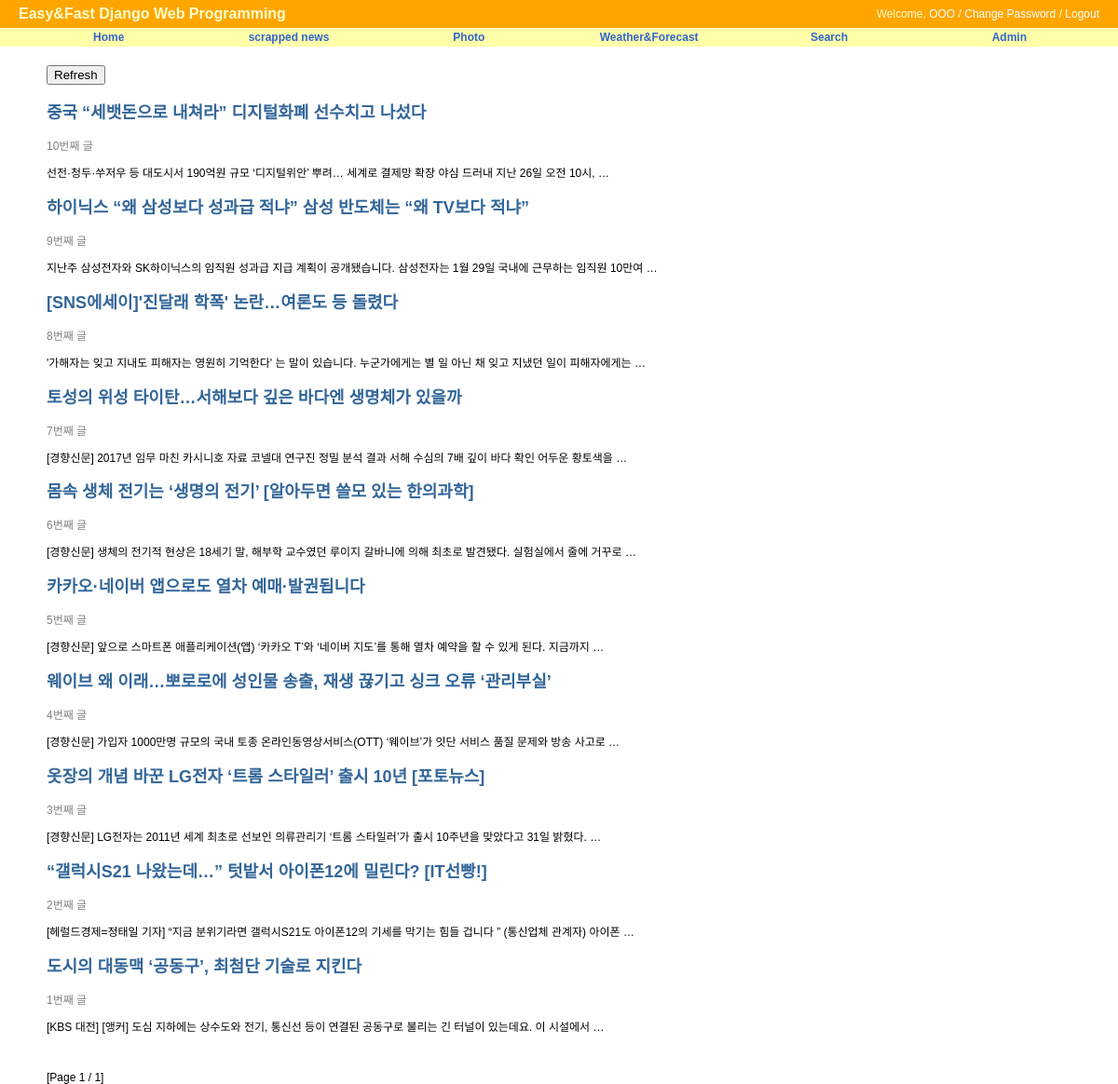
The app's page /it_news/ with its own data.
### test_app/models.py (models this page shows, shortened)
class it_news(models.Model):
    title = models.CharField(max_length=100,unique=True)
    time = models.CharField(max_length=100)
    preview = models.TextField('preview',unique=True)
    id = models.IntegerField('id',primary_key=True)
    class Meta:
        verbose_name = 'it_news_post'
        verbose_name_plural = 'it_news_posts'
        db_table = 'it_news_posts'
        ordering = ('-id',)

### test_app/views.py (the view)
# urls.py: path('', NewsLV.as_view(), name='post_all'),
class NewsLV(ListView):
    model = it_news
    template_name = "test_app/templates/test_app/post_all.html"
    context_object_name = "it_news_posts"
    paginate_by = 10

### test_app/templates/test_app/post_all.html (shortened to what this page needs)
{% extends "base.html" %}
{%block content%}
<div id ="content">
    <form action="/it_news/refresh/" method="post">
        <input type="submit" value="Refresh">
    </form>
    {% for post in it_news_posts %}
        <h2>
        <a href="{{post.get_absolute_url}}">{{post.title}}</a></h2>
        <p style = "color: gray">{{post.id}}번째 글</p>
        <p>{{post.preview}}</p>
    {% endfor %}
    <br/>
    <br>
    <div>
            [Page {{ page_obj.number }} / {{ page_obj.paginator.num_pages }}]
    </div>
</div>
{%endblock%}

### static/css/base.css (style rules this page uses)
body { font-family: "Lucida Grande", Verdana, Arial, sans-serif; font-size: 12px; }
div#content { position: absolute; top: 70px; left: 50px; right: 50px; }
a:link, a:visited { color: #369; text-decoration: none; }

### records on screen
it_news: title "중국 “세뱃돈으로 내쳐라” 디지털화폐 선수치고 나섰다", id "10", preview "선전·청두·쑤저우 등 대도시서 190억원 규모 ‘디지털위안’ 뿌려… 세계로 결제망 확장 야심 드러내 지난 26일 오전 10시, …"
it_news: title "하이닉스 “왜 삼성보다 성과급 적냐” 삼성 반도체는 “왜 TV보다 적냐”", id "9", preview "지난주 삼성전자와 SK하이닉스의 임직원 성과급 지급 계획이 공개됐습니다. 삼성전자는 1월 29일 국내에 근무하는 임직원 10만여 …"
it_news: title "[SNS에세이]'진달래 학폭' 논란…여론도 등 돌렸다", id "8", preview "'가해자는 잊고 지내도 피해자는 영원히 기억한다' 는 말이 있습니다. 누군가에게는 별 일 아닌 채 잊고 지냈던 일이 피해자에게는 …"
it_news: title "토성의 위성 타이탄…서해보다 깊은 바다엔 생명체가 있을까", id "7", preview "[경향신문] 2017년 임무 마친 카시니호 자료 코넬대 연구진 정밀 분석 결과 서해 수심의 7배 깊이 바다 확인 어두운 황토색을 …"
it_news: title "몸속 생체 전기는 ‘생명의 전기’ [알아두면 쓸모 있는 한의과학]", id "6", preview "[경향신문] 생체의 전기적 현상은 18세기 말, 해부학 교수였던 루이지 갈바니에 의해 최초로 발견됐다. 실험실에서 줄에 거꾸로 …"
it_news: title "카카오·네이버 앱으로도 열차 예매·발권됩니다", id "5", preview "[경향신문] 앞으로 스마트폰 애플리케이션(앱) ‘카카오 T’와 ‘네이버 지도’를 통해 열차 예약을 할 수 있게 된다. 지금까지 …"
it_news: title "웨이브 왜 이래…뽀로로에 성인물 송출, 재생 끊기고 싱크 오류 ‘관리부실’", id "4", preview "[경향신문] 가입자 1000만명 규모의 국내 토종 온라인동영상서비스(OTT) ‘웨이브’가 잇단 서비스 품질 문제와 방송 사고로 …"
it_news: title "옷장의 개념 바꾼 LG전자 ‘트롬 스타일러’ 출시 10년 [포토뉴스]", id "3", preview "[경향신문] LG전자는 2011년 세계 최초로 선보인 의류관리기 ‘트롬 스타일러’가 출시 10주년을 맞았다고 31일 밝혔다. …"
it_news: title "“갤럭시S21 나왔는데…” 텃밭서 아이폰12에 밀린다? [IT선빵!]", id "2", preview "[헤럴드경제=정태일 기자] “지금 분위기라면 갤럭시S21도 아이폰12의 기세를 막기는 힘들 겁니다 ” (통신업체 관계자) 아이폰 …"
it_news: title "도시의 대동맥 ‘공동구’, 최첨단 기술로 지킨다", id "1", preview "[KBS 대전] [앵커] 도심 지하에는 상수도와 전기, 통신선 등이 연결된 공동구로 불리는 긴 터널이 있는데요. 이 시설에서 …"

### other values on screen
{{ page_obj.number }} "1"
{{ page_obj.paginator.num_pages }} "1"
